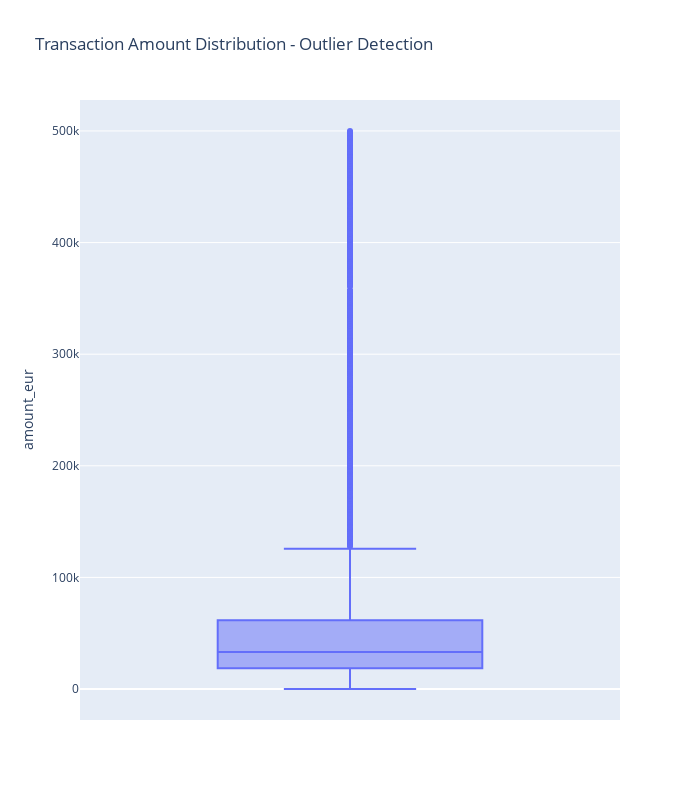

Here is the notebook cell this chart was saved with:
### Markdown cell above
Feature `amount_eur` 

As you see, `amount_eur` is skewed, so we will use IQR method (Interquartile Range) to find outliers

### Code cell
fig = px.box (df_copy, y= 'amount_eur', title='Transaction Amount Distribution - Outlier Detection') 
fig.update_layout( width= 700, height= 800)
fig.show()

### Figure 1 — Plotly figure (JSON) as saved in the notebook; plotly's stock layout.template omitted (floating-point values rounded to 4 significant figures; data arrays with more than 128 entries replaced by an {"elided": "..."} marker saying what was removed)
{"data": [{"alignmentgroup": "True", "hovertemplate": "amount_eur=%{y}<extra></extra>", "legendgroup": "", "marker": {"color": "#636efa"}, "name": "", "notched": false, "offsetgroup": "", "orientation": "v", "showlegend": false, "type": "box", "x0": " ", "xaxis": "x", "y": {"elided": "3754 float values"}, "y0": " ", "yaxis": "y"}], "layout": {"boxmode": "group", "height": 800, "legend": {"tracegroupgap": 0}, "title": {"text": "Transaction Amount Distribution - Outlier Detection"}, "width": 700, "xaxis": {"anchor": "y", "domain": [0, 1]}, "yaxis": {"anchor": "x", "domain": [0, 1], "title": {"text": "amount_eur"}}}}
